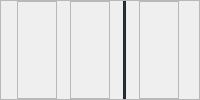
               <widget class="QFrame" name="frame_37">
                <property name="minimumSize">
                 <size>
                  <width>200</width>
                  <height>0</height>
                 </size>
                </property>
                <property name="maximumSize">
                 <size>
                  <width>16777215</width>
                  <height>16777215</height>
                 </size>
                </property>
                <property name="styleSheet">
                 <string notr="true"/>
                </property>
                <property name="frameShape">
                 <enum>QFrame::StyledPanel</enum>
                </property>
                <property name="frameShadow">
                 <enum>QFrame::Raised</enum>
                </property>
                <layout class="QGridLayout" name="gridLayout_26">
                 <property name="leftMargin">
                  <number>9</number>
                 </property>
                 <property name="topMargin">
                  <number>0</number>
                 </property>
                 <property name="rightMargin">
                  <number>9</number>
                 </property>
                 <property name="bottomMargin">
                  <number>0</number>
                 </property>
                 <item row="0" column="0">
                  <widget class="QFrame" name="frame_40">
                   <property name="minimumSize">
                    <size>
                     <width>40</width>
                     <height>0</height>
                    </size>
                   </property>
                   <property name="maximumSize">
                    <size>
                     <width>40</width>
                     <height>16777215</height>
                    </size>
                   </property>
                   <property name="frameShape">
                    <enum>QFrame::StyledPanel</enum>
                   </property>
                   <property name="frameShadow">
                    <enum>QFrame::Raised</enum>
                   </property>
                   <layout class="QGridLayout" name="gridLayout_36">
                    <property name="leftMargin">
                     <number>0</number>
                    </property>
                    <property name="topMargin">
                     <number>0</number>
                    </property>
                    <property name="rightMargin">
                     <number>0</number>
                    </property>
                    <property name="bottomMargin">
                     <number>0</number>
                    </property>
                    <property name="spacing">
                     <number>0</number>
                    </property>
                   </layout>
                  </widget>
                 </item>
                 <item row="0" column="2">
                  <widget class="QFrame" name="frame_41">
                   <property name="minimumSize">
                    <size>
                     <width>3</width>
                     <height>0</height>
                    </size>
                   </property>
                   <property name="maximumSize">
                    <size>
                     <width>3</width>
                     <height>16777215</height>
                    </size>
                   </property>
                   <property name="styleSheet">
                    <string notr="true">background-color: rgb(44, 49, 60);
border-color: rgb(44, 49, 60);</string>
                   </property>
                   <property name="frameShape">
                    <enum>QFrame::StyledPanel</enum>
                   </property>
                   <property name="frameShadow">
                    <enum>QFrame::Raised</enum>
                   </property>
                  </widget>
                 </item>
                 <item row="0" column="1">
                  <widget class="QFrame" name="frame_39">
                   <property name="minimumSize">
                    <size>
                     <width>40</width>
                     <height>0</height>
                    </size>
                   </property>
                   <property name="maximumSize">
                    <size>
                     <width>40</width>
                     <height>16777215</height>
                    </size>
                   </property>
                   <property name="frameShape">
                    <enum>QFrame::StyledPanel</enum>
                   </property>
                   <property name="frameShadow">
                    <enum>QFrame::Raised</enum>
                   </property>
                   <layout class="QGridLayout" name="gridLayout_35">
                    <property name="leftMargin">
                     <number>0</number>
                    </property>
                    <property name="topMargin">
                     <number>0</number>
                    </property>
                    <property name="rightMargin">
                     <number>0</number>
                    </property>
                    <property name="bottomMargin">
                     <number>0</number>
                    </property>
                    <property name="spacing">
                     <number>0</number>
                    </property>
                   </layout>
                  </widget>
                 </item>
                 <item row="0" column="3">
                  <widget class="QFrame" name="frame_38">
                   <property name="minimumSize">
                    <size>
                     <width>40</width>
                     <height>0</height>
                    </size>
                   </property>
                   <property name="maximumSize">
                    <size>
                     <width>40</width>
                     <height>16777215</height>
                    </size>
                   </property>
                   <property name="frameShape">
                    <enum>QFrame::StyledPanel</enum>
                   </property>
                   <property name="frameShadow">
                    <enum>QFrame::Raised</enum>
                   </property>
                   <layout class="QGridLayout" name="gridLayout_34">
                    <property name="leftMargin">
                     <number>0</number>
                    </property>
                    <property name="topMargin">
                     <number>0</number>
                    </property>
                    <property name="rightMargin">
                     <number>0</number>
                    </property>
                    <property name="bottomMargin">
                     <number>0</number>
                    </property>
                    <property name="spacing">
                     <number>0</number>
                    </property>
                   </layout>
                  </widget>
                 </item>
                </layout>
               </widget>
